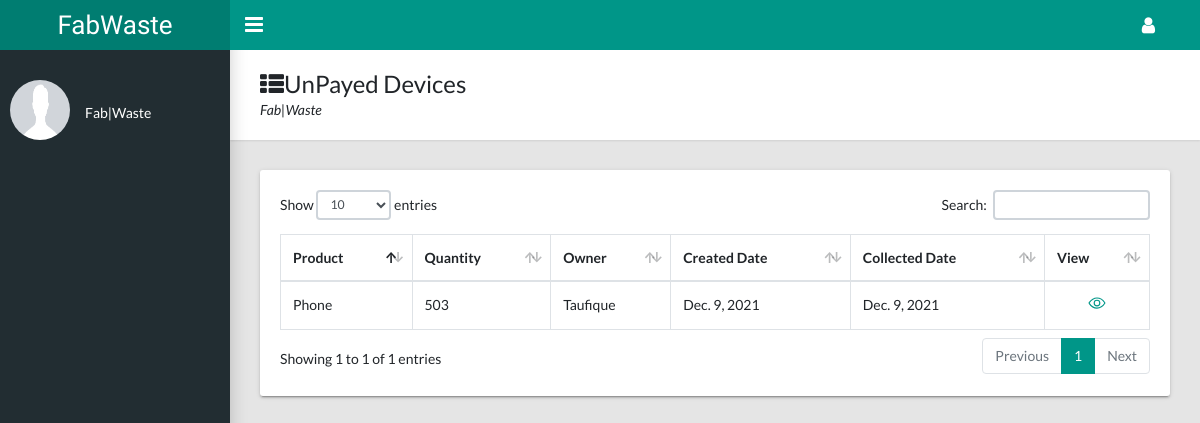
The page /dashboard/un-payed_ on the database as committed earlier.
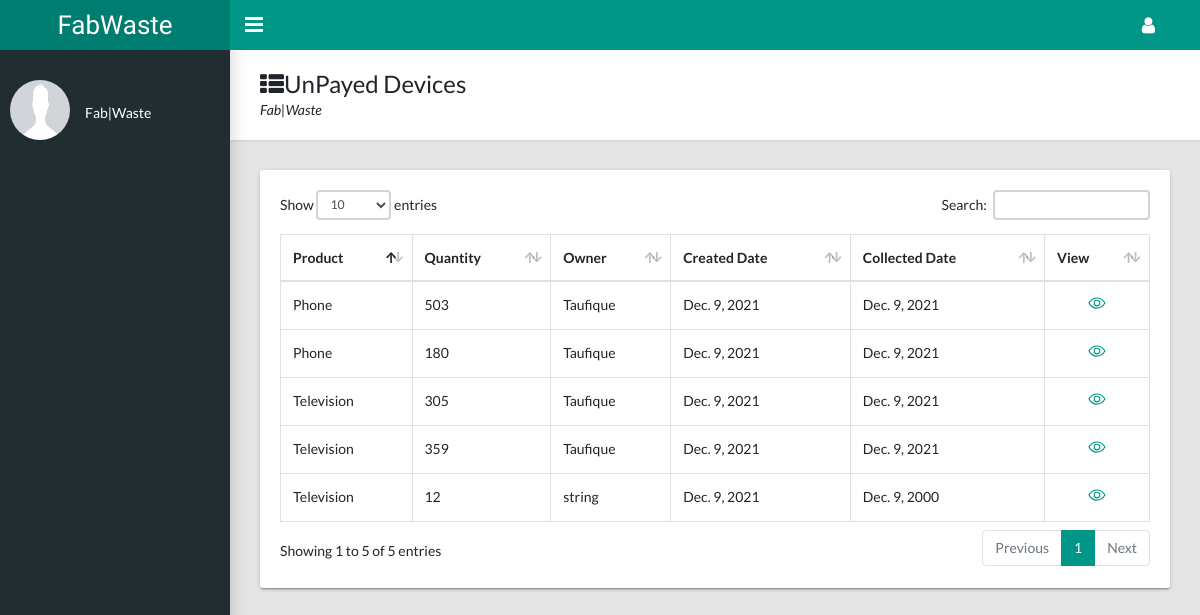
The same page on the database as committed later.
### products/models.py (models this page shows, shortened)
class Product(models.Model):
    AVAILABILITY = (
        ('Available', 'Available'),
        ('Not_Available', 'Not_Available'),
    )
    STATUS = (
        ('Pending', 'Pending'), ('Collected', 'Collected'),
    )
    user = models.ForeignKey(UsersAccount, on_delete=models.DO_NOTHING)
    product = models.ForeignKey(Category, on_delete=models.DO_NOTHING, null=True, blank=True)
    product_image = models.ImageField(upload_to='media')
    description = models.TextField()
    created_date = models.DateField(auto_now_add=True)
    collected_date = models.DateField()
    quantity = models.IntegerField()
    cost = models.CharField(max_length=20)
    other = models.CharField(max_length=50, null=True, blank=True)
    status = models.CharField(max_length=10, choices=STATUS, default='Pending')
    availability = models.CharField(max_length=20, choices=AVAILABILITY, default='Available')
    payed = models.BooleanField(default=False)

class Category(models.Model):
    name = models.CharField(max_length=100)
    cost = models.CharField(max_length=30, default=0)
    def __str__(self):
        return f'{self.name}'

### userauth/models.py (models this page shows, shortened)
class UsersAccount(AbstractBaseUser, PermissionsMixin):
    email = models.EmailField(verbose_name='Email Address', unique=True)
    full_name = models.CharField(max_length=50)
    mobile = models.CharField(max_length=12, blank=True)
    is_active = models.BooleanField(default=False)
    is_staff = models.BooleanField(default=False)
    is_house_hold = models.BooleanField(default=False)
    created = models.DateTimeField(auto_now_add=True)
    updated = models.DateTimeField(auto_now=True)
    objects = CustomAccountManager()
    USERNAME_FIELD = 'email'
    REQUIRED_FIELDS = ['full_name']
    class Meta:
        verbose_name = 'Account'
        verbose_name_plural = 'Account'

### dashboard/views.py (the view)
# urls.py: path('un-payed_', un_payed_devices, name='un_payed'),
def un_payed_devices(request):
    devices = Product.objects.filter(payed=False).exclude(status='Collected')
    context = {
        'devices': devices,
    }
    return render(request, 'dashboard/not_payed_devices.html', context)

### templates/dashboard/not_payed_devices.html (shortened to what this page needs)
{% extends 'dashboard/dashboard.html' %}
{% load static %}
{% block dashboard_content %}
    <main class="app-content">
      <div class="app-title">
        <div>
          <h1><i class="fa fa-th-list"></i>UnPayed Devices</h1>
          <p>Fab|Waste</p>
        </div>
      </div>
      <div class="row">
        <div class="col-md-12">
          <div class="tile">
            <div class="tile-body">
              <div class="table-responsive">
                <table class="table table-hover table-bordered" id="sampleTable">
                  <thead>
                    <tr>
                      <th>Product</th>
                      <th>Quantity</th>
                      <th>Owner</th>
                      <th>Created Date</th>
                      <th>Collected Date</th>
                      <th>View</th>
                    </tr>
                  </thead>
                  <tbody>
                    {% for device in devices %}
                        <tr>
                          <td>{{ device.product}}</td>
                          <td>{{ device.quantity}}</td>
                          <td>{{ device.user.full_name}}</td>
                          <td>{{ device.created_date}}</td>
                          <td>{{ device.collected_date}}</td>
                          <td>
                            <div class="text-center">
                              <a href=""><ion-icon name="eye-outline" style="font-size: large"></ion-icon></a>
                            </div>
                          </td>
                        </tr>
                    {% endfor %}
                  </tbody>
                </table>
              </div>
            </div>
          </div>
        </div>
      </div>
    </main>
{% endblock %}

Rows that differ between the two databases and show on the page:
added Product: product "Television", quantity "305", user.full_name "Taufique", created_date "Dec. 9, 2021", collected_date "Dec. 9, 2021"
added Product: product "Television", quantity "359", user.full_name "Taufique", created_date "Dec. 9, 2021", collected_date "Dec. 9, 2021"
added Product: product "Phone", quantity "180", user.full_name "Taufique", created_date "Dec. 9, 2021", collected_date "Dec. 9, 2021"
added Product: product "Television", quantity "12", user.full_name "string", created_date "Dec. 9, 2021", collected_date "Dec. 9, 2000"
Other text that changed with them:
text written by a page script: "Show entries Search: Showing 1 to 1 of 1 entries Previous 1 Next" → "Show entries Search: Showing 1 to 5 of 5 entries Previous 1 Next"
